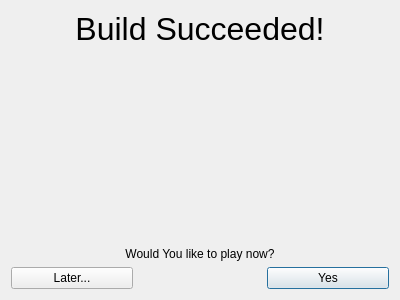
<?xml version="1.0" encoding="UTF-8"?>
<ui version="4.0">
 <class>BuildSucceededDialog</class>
 <widget class="QDialog" name="BuildSucceededDialog">
  <property name="geometry">
   <rect>
    <x>0</x>
    <y>0</y>
    <width>400</width>
    <height>300</height>
   </rect>
  </property>
  <property name="windowTitle">
   <string>Dialog</string>
  </property>
  <layout class="QGridLayout" name="gridLayout">
   <item row="3" column="2">
    <widget class="QPushButton" name="pushButton_2">
     <property name="text">
      <string>Yes</string>
     </property>
    </widget>
   </item>
   <item row="0" column="0" colspan="3">
    <widget class="QLabel" name="l_succeeded">
     <property name="font">
      <font>
       <pointsize>24</pointsize>
      </font>
     </property>
     <property name="text">
      <string>Build Succeeded!</string>
     </property>
     <property name="alignment">
      <set>Qt::AlignCenter</set>
     </property>
    </widget>
   </item>
   <item row="2" column="0" colspan="3">
    <widget class="QLabel" name="l_playnow">
     <property name="text">
      <string>Would You like to play now?</string>
     </property>
     <property name="alignment">
      <set>Qt::AlignCenter</set>
     </property>
    </widget>
   </item>
   <item row="1" column="1">
    <spacer name="verticalSpacer">
     <property name="orientation">
      <enum>Qt::Vertical</enum>
     </property>
     <property name="sizeHint" stdset="0">
      <size>
       <width>20</width>
       <height>40</height>
      </size>
     </property>
    </spacer>
   </item>
   <item row="3" column="0">
    <widget class="QPushButton" name="later_button">
     <property name="text">
      <string>Later...</string>
     </property>
    </widget>
   </item>
  </layout>
 </widget>
 <resources/>
 <connections>
  <connection>
   <sender>later_button</sender>
   <signal>clicked()</signal>
   <receiver>BuildSucceededDialog</receiver>
   <slot>play_later()</slot>
   <hints>
    <hint type="sourcelabel">
     <x>97</x>
     <y>281</y>
    </hint>
    <hint type="destinationlabel">
     <x>184</x>
     <y>270</y>
    </hint>
   </hints>
  </connection>
  <connection>
   <sender>pushButton_2</sender>
   <signal>clicked()</signal>
   <receiver>BuildSucceededDialog</receiver>
   <slot>play_now()</slot>
   <hints>
    <hint type="sourcelabel">
     <x>329</x>
     <y>288</y>
    </hint>
    <hint type="destinationlabel">
     <x>158</x>
     <y>277</y>
    </hint>
   </hints>
  </connection>
 </connections>
 <slots>
  <slot>play_later()</slot>
  <slot>play_now()</slot>
 </slots>
</ui>
